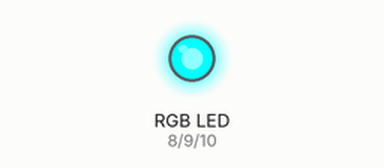
A sketch run on a simulated Arduino Uno, built with avr-gcc and run on an emulated ATmega328P. On the bench: an RGB LED mixed from three pins (HIGH = lit).

Above: at 0.05 s.
At 0.65 s:
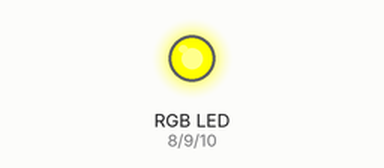
At 1.65 s:
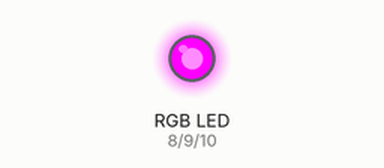
At 3.15 s:
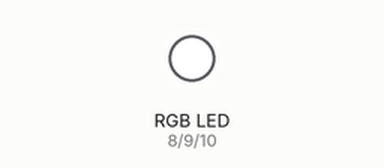
Timing chart, 0 to 3.5 s (numbered marks = the images above):
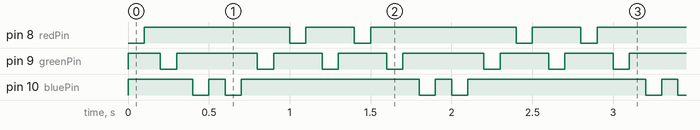

Measured:
- by itself, pin 8 (redPin): repeats every 1.4 s: LOW 0.10 s, HIGH 0.30 s, LOW 0.10 s, HIGH 0.90 s
- by itself, pin 9 (greenPin): repeats every 1.4 s: HIGH 0.50 s, 2 × (LOW 0.10 s, HIGH 0.30 s), LOW 0.10 s
- by itself, pin 10 (bluePin): repeats every 1.4 s: HIGH 0.10 s, LOW 0.10 s, HIGH 1.1 s, LOW 0.10 s

The sketch:

Arduino_Basics___Part_3___RGB_LED.ino
```cpp
const int redPin = 8;
const int greenPin = 9;
const int bluePin = 10;
const int blinkDuration = 100;

void setup(){
  pinMode(redPin, OUTPUT);
  pinMode(greenPin, OUTPUT);
  pinMode(bluePin, OUTPUT);

  digitalWrite(redPin, HIGH);
  digitalWrite(bluePin, HIGH);
  digitalWrite(greenPin, HIGH);
}

void loop(){
 runPattern2();
 runPattern1();
}

void blinkLED(int ledPin, int duration){
  digitalWrite(ledPin, LOW);
  delay(duration);
  digitalWrite(ledPin, HIGH);
  delay(duration);
}

void blinkBlueLED(){
blinkLED(bluePin, blinkDuration);
}

void blinkRedLED(){
blinkLED(redPin, blinkDuration);
}

void blinkGreenLED(){
blinkLED(greenPin, blinkDuration);
}

void runPattern1(){
  blinkBlueLED();
  blinkGreenLED();
  blinkRedLED();
  blinkGreenLED();
}

void runPattern2(){
  blinkRedLED();
  blinkGreenLED();
  blinkBlueLED();
}
```
